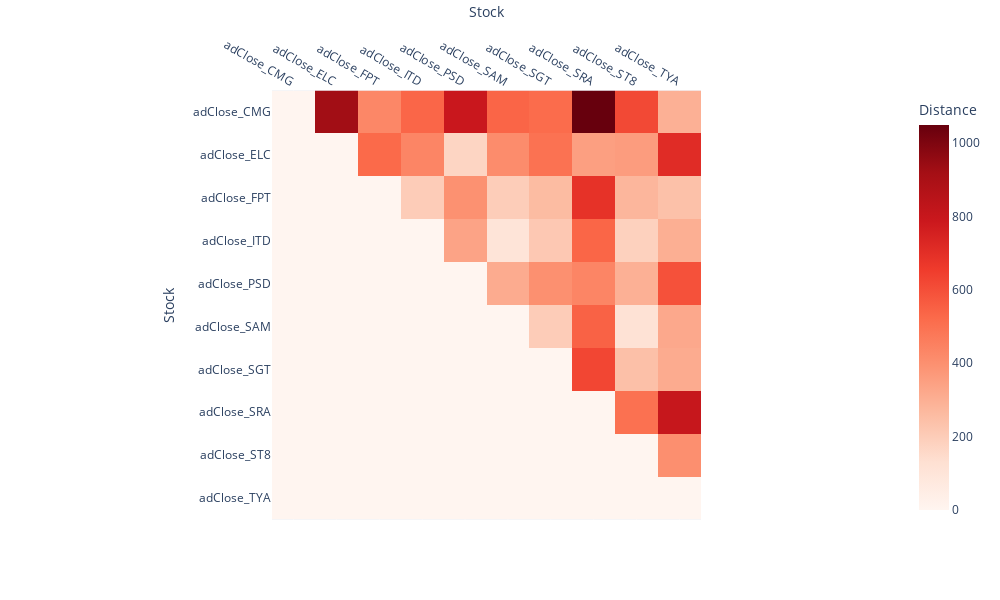

This figure's notebook cell:
### Markdown cell above
## **Gatev Distance Approach Pairs Formation**

### Code cell
gatev_dist.gatev_distance_matrix(df_cum_daily_returns_train)

### Figure 1 — Plotly figure (JSON) as saved in the notebook; plotly's stock layout.template omitted (floating-point values rounded to 4 significant figures)
{"data": [{"coloraxis": "coloraxis", "hovertemplate": "Stock: %{x}<br>Stock: %{y}<br>Distance: %{z}<extra></extra>", "name": "0", "type": "heatmap", "x": ["adClose_CMG", "adClose_ELC", "adClose_FPT", "adClose_ITD", "adClose_PSD", "adClose_SAM", "adClose_SGT", "adClose_SRA", "adClose_ST8", "adClose_TYA"], "xaxis": "x", "y": ["adClose_CMG", "adClose_ELC", "adClose_FPT", "adClose_ITD", "adClose_PSD", "adClose_SAM", "adClose_SGT", "adClose_SRA", "adClose_ST8", "adClose_TYA"], "yaxis": "y", "z": [[0, 924.3, 430.9, 534.8, 794.5, 538.2, 517.9, 1049.0, 617.7, 296.6], [0, 0, 523.9, 437.3, 171.4, 412.3, 498.3, 350.9, 360.1, 711.9], [0, 0, 0, 201.4, 397.9, 198.6, 259.8, 688, 276.6, 241.4], [0, 0, 0, 0, 337.8, 104.5, 214.5, 536.9, 185.7, 300], [0, 0, 0, 0, 0, 312.8, 398.4, 434.7, 296.9, 594.2], [0, 0, 0, 0, 0, 0, 200.3, 545.9, 118.1, 321.5], [0, 0, 0, 0, 0, 0, 0, 624.6, 244.5, 312], [0, 0, 0, 0, 0, 0, 0, 0, 502.9, 804.8], [0, 0, 0, 0, 0, 0, 0, 0, 0, 402.6], [0, 0, 0, 0, 0, 0, 0, 0, 0, 0]]}], "layout": {"coloraxis": {"colorbar": {"title": {"text": "Distance"}}, "colorscale": [[0, "rgb(255,245,240)"], [0.125, "rgb(254,224,210)"], [0.25, "rgb(252,187,161)"], [0.375, "rgb(252,146,114)"], [0.5, "rgb(251,106,74)"], [0.625, "rgb(239,59,44)"], [0.75, "rgb(203,24,29)"], [0.875, "rgb(165,15,21)"], [1, "rgb(103,0,13)"]]}, "height": 600, "margin": {"t": 60}, "width": 1000, "xaxis": {"anchor": "y", "constrain": "domain", "domain": [0, 1], "scaleanchor": "y", "side": "top", "title": {"text": "Stock"}}, "yaxis": {"anchor": "x", "autorange": "reversed", "constrain": "domain", "domain": [0, 1], "title": {"text": "Stock"}}}}
